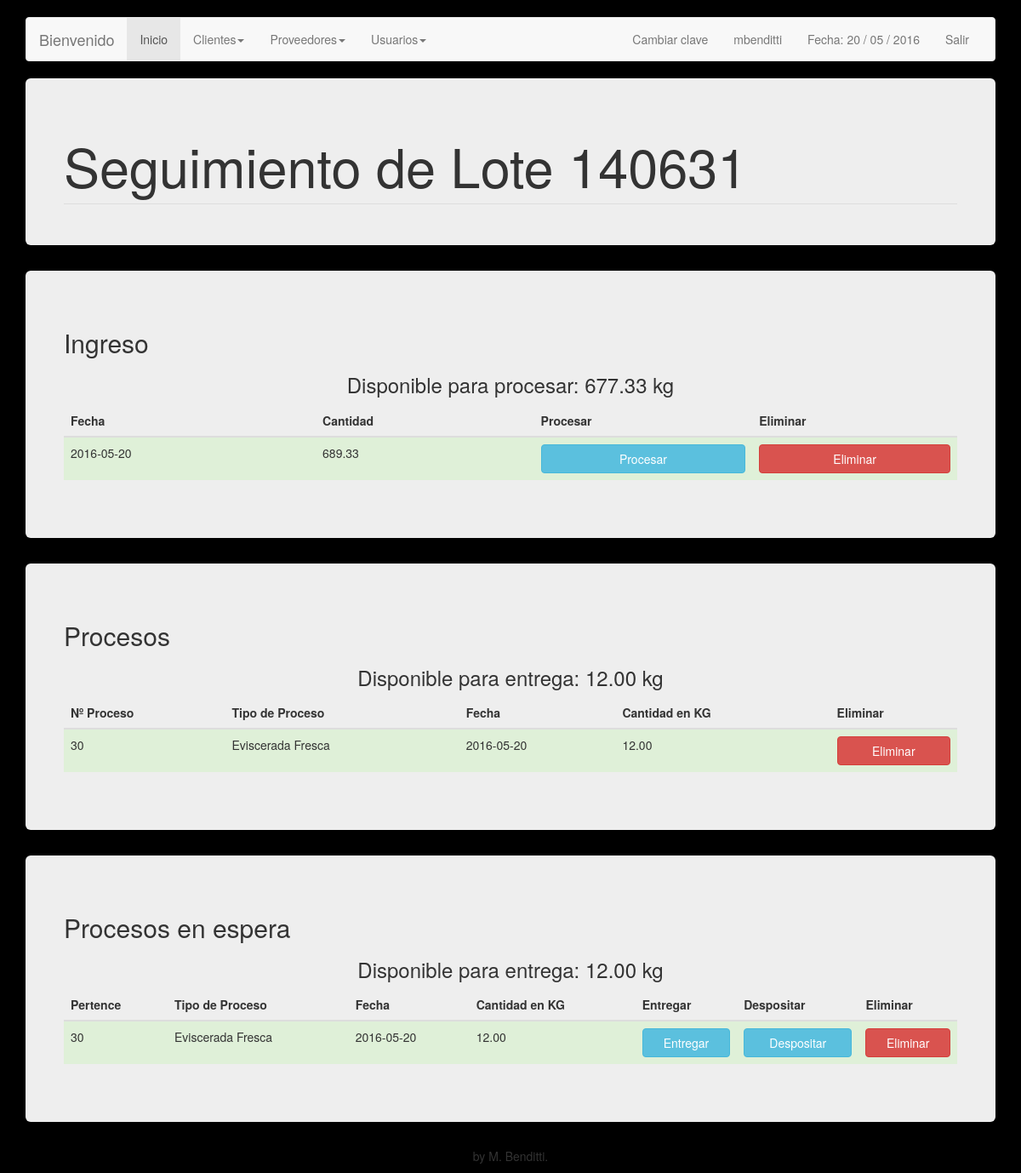
/seguimiento_lote.php?idLote=140631 (signed in), run on the app's committed database.
### tables this page shows
CREATE TABLE IF NOT EXISTS `ingresos` (
  `idIngreso` int(11) NOT NULL AUTO_INCREMENT,
  `idLote` int(11) NOT NULL,
  `fecha` date NOT NULL,
  `cantidad` decimal(7,2) NOT NULL,
  PRIMARY KEY (`idIngreso`),
  KEY `idLote` (`idLote`)
);

CREATE TABLE IF NOT EXISTS `procesos` (
  `idProceso` int(11) NOT NULL AUTO_INCREMENT,
  `idIngreso` int(11) NOT NULL,
  `tipoProceso` int(11) NOT NULL,
  `fecha` date NOT NULL,
  `cantidad` decimal(7,2) NOT NULL,
  PRIMARY KEY (`idProceso`),
  KEY `idLote` (`idIngreso`),
  KEY `tipoProceso` (`tipoProceso`)
);

CREATE TABLE IF NOT EXISTS `tiposprocesos` (
  `idTipoProceso` int(11) NOT NULL AUTO_INCREMENT,
  `descripcion` varchar(50) NOT NULL,
  PRIMARY KEY (`idTipoProceso`)
);

CREATE TABLE IF NOT EXISTS `procesoenespera` (
  `idProceso` int(11) NOT NULL,
  `fecha` date NOT NULL,
  `cantidad` decimal(7,2) NOT NULL,
  `idProcesoEnEspera` int(11) NOT NULL AUTO_INCREMENT,
  PRIMARY KEY (`idProcesoEnEspera`),
  KEY `idProceso` (`idProceso`)
);

### seguimiento_lote.php (the view, shortened to what this page needs)
<?php
include('config.php');
$nlote = $_GET['idLote'];
$link = mysqli_connect ($dbhost, $dbusername, $dbuserpass);
mysqli_select_db($link,$dbname) or die('No se puede seleccionar la base de datos');
$tockQuery = mysqli_query($link,"SELECT (SUM(p.cantidad) - e.cantidad) AS cantidad FROM ingresos i JOIN procesos p ON p.idIngreso = i.idIngreso LEFT JOIN entregas e ON e.idProceso = p.idProceso WHERE idLote = '{$nlote}'")or die(mysql_error());
$tock = mysqli_fetch_array($tockQuery);
$tock = $tock['cantidad'];
$tockQuery2 = mysqli_query($link,"SELECT (i.cantidad - SUM(p.cantidad)) AS cantidad FROM ingresos i JOIN procesos p ON i.idIngreso = p.idIngreso");
$tockProcesa = mysqli_fetch_array($tockQuery2);
$tockProcesa = $tockProcesa['cantidad'];
if($tock == null){
	$tockQuery = mysqli_query($link,"SELECT SUM(p.cantidad) AS cantidad FROM ingresos i JOIN procesos p ON i.idIngreso = p.idIngreso");
	$tock = mysqli_fetch_array($tockQuery);
	$tock = $tock['cantidad'];
}
$ingresos = mysqli_query($link,"SELECT * FROM ingresos WHERE idLote = '{$nlote}'") or die(mysql_error());
$ingresos2 = mysqli_query($link,"SELECT * FROM ingresos WHERE idLote = '{$nlote}'") or die(mysql_error());
$idIngreso = mysqli_fetch_array($ingresos2);
$idIngreso = $idIngreso['idIngreso'];
$procesos = mysqli_query($link,"SELECT * FROM procesos JOIN tiposprocesos ON tipoProceso = idTipoProceso WHERE idIngreso = '{$idIngreso}'") or die(mysql_error());
$procesoEnEsperaQuery = mysqli_query($link,"SELECT * FROM procesoenespera pe JOIN procesos p ON pe.idProceso = p.idProceso JOIN tiposprocesos tp ON p.tipoProceso = tp.idTipoProceso WHERE idIngreso= {$idIngreso}");
?>
<!DOCTYPE html>
<html lang="en">
  <head>
    <link href="css/bootstrap.min.css" rel="stylesheet">
  </head>
  <body>
    <br>
        <div class="container">
		<div class="navbar navbar-default" role="navigation">
		<div class="container-fluid">
		  <div class="navbar-header">
			<a class="navbar-brand" href="#">Bienvenido </a>
		  </div>
		  <div class="navbar-collapse collapse">
			<ul class="nav navbar-nav">
			  <li class="active"><a href="inicio.php">Inicio</a></li>
			  <li class="dropdown">
				<a class="dropdown-toggle" data-toggle="dropdown" href="#">Clientes<span class="caret"></span></a>
			  </li>
			  <li class="dropdown">
				<a class="dropdown-toggle" data-toggle="dropdown" href="#">Proveedores<span class="caret"></span></a>
			  </li>
		<?php
		  if($_SESSION["permiso"] == 1) {
			?> <li class="dropdown">
						<a class="dropdown-toggle" data-toggle="dropdown" href="#">Usuarios<span class="caret"></span></a>
					  </li><?php
		  }
		?>
			</ul>
			<ul class="nav navbar-nav navbar-right">
		<li><a href="form_cambiar_clave.php"> Cambiar clave </a></li>
			   <li><a href=""> <?php echo $_SESSION["s_username"]; ?> </a></li>
			  <li><a href="">Fecha:
				<?php
				echo date("d / m / Y");
				?></a></li>
			  <li><a href="cerrar.php">Salir</a></li>
			</ul>
		  </div>
		</div>
		</div>
      <div class="jumbotron">
        <div class="row">
          <h1> Seguimiento de Lote <?php echo $nlote; ?> </h1>
          <ul class="nav nav-tabs" algin="right">
          </ul>
        </div>
      </div>
      <div class="jumbotron">
        <div class="row">
				  <?php if (mysqli_num_rows($ingresos)>0){ ?>
                    <table class="table table-hover">
                      <h2> Ingreso</h2>
					  <div align="center"><h3> Disponible para procesar: <?php echo $tockProcesa; ?> kg</h3></div>
                        <thead>
                          	  <th> Fecha </th>
                              <th> Cantidad </th>
							  <?php if($tockProcesa != 0) {?>
							  <th> Procesar </th>
							  <?php } ?>
							  <?php if($_SESSION["permiso"] == 1) {?> <th> Eliminar </th> <?php }?>
                          </thead>
                          <tbody>
                          	<?php while($arrayIngresos = mysqli_fetch_array($ingresos)){ ?>
                              <tr class="success">
                                  <td> <?php echo $arrayIngresos['fecha']; ?> </td>
                                  <td> <?php echo $arrayIngresos['cantidad']; ?> </td>
								  <?php if($tockProcesa != 0) {?>
								  <td>  <a href="form_proceso.php?idIngreso=<?php echo $arrayIngresos['idIngreso'];?>&max=<?php echo $tockProcesa; ?>" role="button"  class="btn btn-info btn-primary btn-block"> Procesar </a></td>
								  <?php } ?>
								 <?php if($_SESSION["permiso"] == 1) {?>
								  <td>  <a href="eliminar.php?id=<?php echo $arrayIngresos['idIngreso'];?>&tipo=ingreso " role="button"  class="btn btn-danger btn-primary btn-block"> Eliminar </a></td>
								  <?php }?>
                              </tr>
                              <?php } ?>
                          </tbody>
                    <?php } ?>
                  </table>
              </div>
              </div>
			  <?php if (mysqli_num_rows($procesos)>0){ ?>
					<div class="jumbotron">
						<div class="row">
							<table class="table table-hover">
								<h2> Procesos </h2>
								<div align="center"><h3> Disponible para entrega: <?php echo $tock; ?> kg</h3></div>
								<thead>
									<th> Nº Proceso </th>
									<th> Tipo de Proceso </th>
									<th> Fecha </th>
									<th> Cantidad en KG </th>
									<?php if($_SESSION["permiso"] == 1) {?> <th> Eliminar </th> <?php }?>
								</thead>
								<tbody>
									<?php while($arrayProcesos = mysqli_fetch_array($procesos)){ ?>
									<tr class="success">
										<td> <?php echo $arrayProcesos['idProceso']; ?> </td>
										<td> <?php echo $arrayProcesos['descripcion']; ?> </td>
										<td> <?php echo $arrayProcesos['fecha']; ?> </td>
										<td> <?php echo $arrayProcesos['cantidad']; ?> </td>
										<?php if($_SESSION["permiso"] == 1) {?>
										<td>  <a href="eliminar.php?id=<?php echo $arrayProcesos['idProceso'];?>&tipo=proceso " role="button"  class="btn btn-danger btn-primary btn-block"> Eliminar </a></td>
										<?php }?>
									</tr>
									<?php } ?>
								</tbody>
					<?php } ?>
							</table>
						</div>
					</div>
					<?php if (mysqli_num_rows($procesoEnEsperaQuery)>0){ ?>
					<div class="jumbotron">
						<div class="row">
							<table class="table table-hover">
								<h2> Procesos en espera </h2>
								<div align="center"><h3> Disponible para entrega: <?php echo $tock; ?> kg</h3></div>
								<thead>
									<th> Pertence </th>
									<th> Tipo de Proceso </th>
									<th> Fecha </th>
									<th> Cantidad en KG </th>
									<th> Entregar </th>
									<th> Despositar </th>
									<?php if($_SESSION["permiso"] == 1) {?> <th> Eliminar </th> <?php }?>
								</thead>
								<tbody>
									<?php while($arrayProcesosEp = mysqli_fetch_array($procesoEnEsperaQuery)){ ?>
									<tr class="success">
										<td> <?php echo $arrayProcesosEp['idProceso']; ?> </td>
										<td> <?php echo $arrayProcesosEp['descripcion']; ?> </td>
										<td> <?php echo $arrayProcesosEp['fecha']; ?> </td>
										<td> <?php echo $arrayProcesosEp['cantidad']; ?> </td>
										<td>  <a href="form_entrega.php?id=<?php echo $arrayProcesosEp['idProceso'];?>&tipo=proceso " role="button"  class="btn btn-info btn-primary btn-block"> Entregar </a></td>
										<td>  <a href="form_desposito.php?id=<?php echo $arrayProcesosEp['idProceso'];?>&tipo=desposito " role="button"  class="btn btn-info btn-primary btn-block"> Despositar </a></td>
										<?php if($_SESSION["permiso"] == 1) {?>
										<td>  <a href="eliminar.php?id=<?php echo $arrayProcesosEp['idProceso'];?>&tipo=proceso " role="button"  class="btn btn-danger btn-primary btn-block"> Eliminar </a></td>
										<?php }?>
									</tr>
									<?php } ?>
								</tbody>
					<?php } ?>
							</table>
						</div>
					</div>
						</div>
    <p align="center"> by M. Benditti. </p>
  </body>
</html>

### seguimiento_lote.php (style rules this page uses)
body { background: #000; }

### data on the page
ingresos: fecha "2016-05-20", cantidad "689.33"
procesos: idProceso "30", tipoProceso.descripcion "Eviscerada Fresca", fecha "2016-05-20", cantidad "12.00"
procesoenespera: idProceso.idProceso "30", tiposprocesos.descripcion "Eviscerada Fresca", idProceso.fecha "2016-05-20", idProceso.cantidad "12.00"

### other printed values
$_SESSION["s_username"] "mbenditti"
$nlote "140631"
$tockProcesa "677.33"
$tock "12.00"
